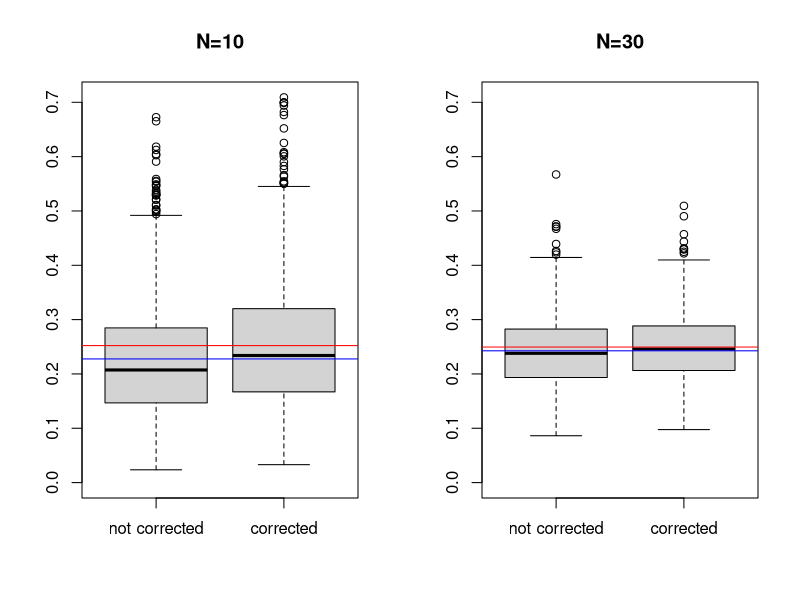
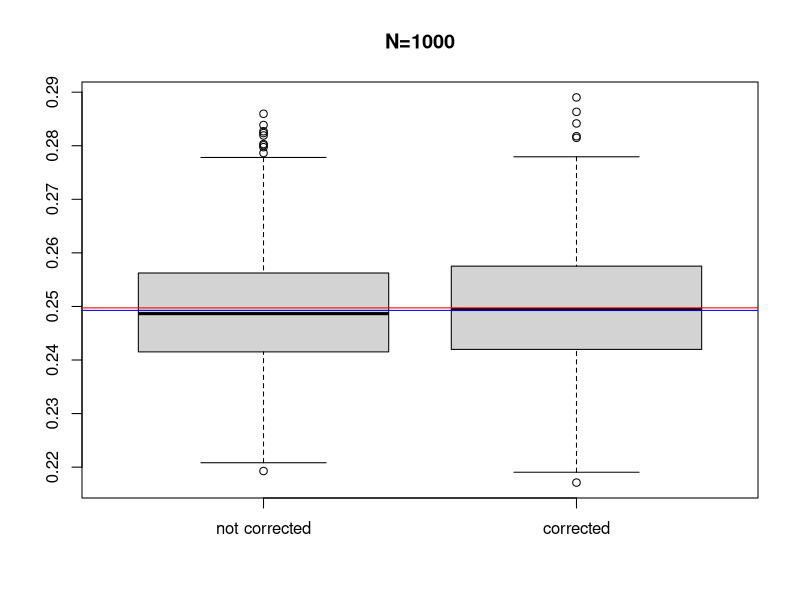
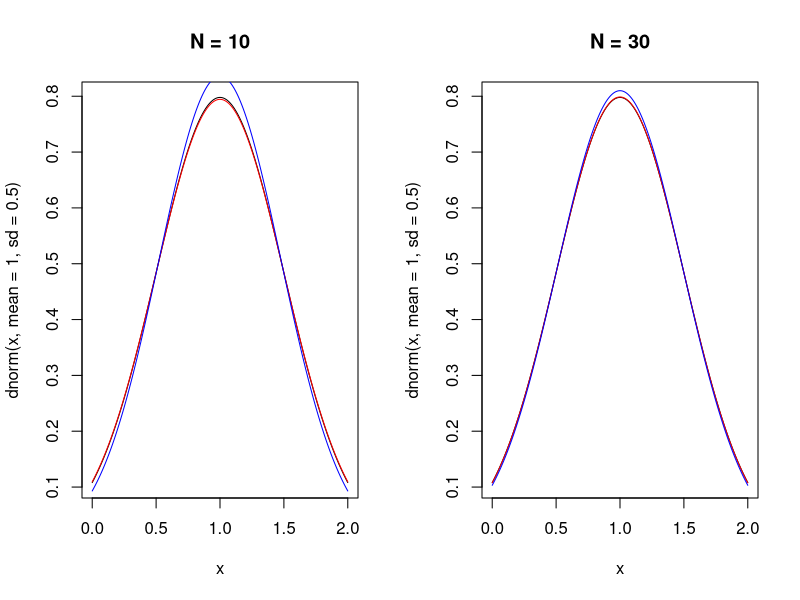
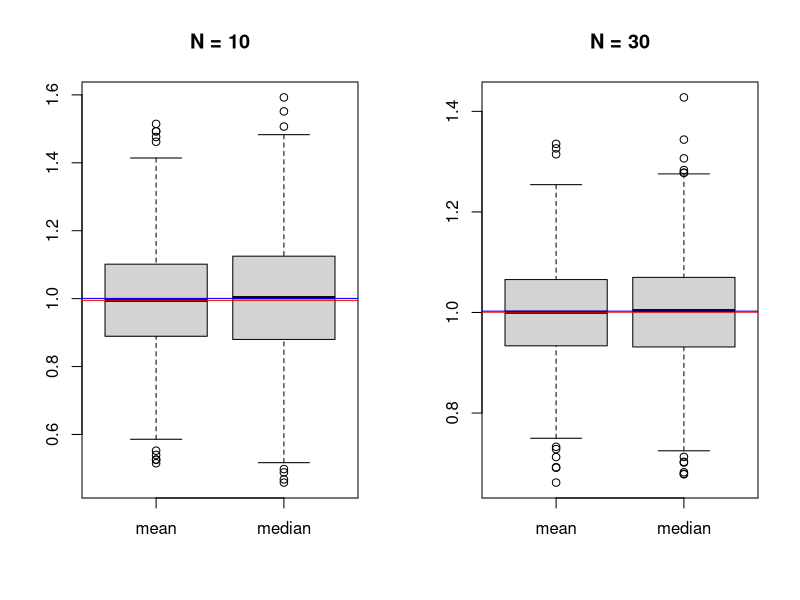
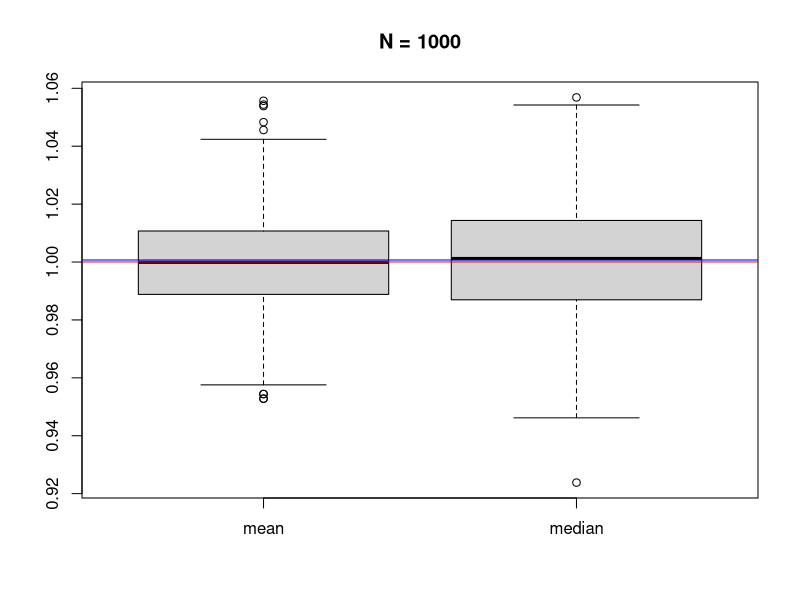

R code for these plots, in order:
#========================
# task 1
beginMoment <- function(data, r) {
  mean(data**r)
}

centralMoment <- function(data, r) {
  mean((data-mean(data))**r)
}

# not corrected variance
variance <- function(data) {centralMoment(data,2) }

# this function will generate k samples from normal distribution and calculate f1 and f2 functions for each sample
generate.f2 <- function(n, k, f1, f2, mean=1, sd=0.5) {
  sapply(1:k, FUN = function(k, n) {cbind(f1(rnorm(n, mean=mean, sd=sd)), f2(rnorm(n, mean=mean, sd=sd)))}, n=n)
}

# let's generate corrected and not corrected variances for samples from N(1, 0.5) with sample sizes 10, 30 and 1000
data.10 <- generate.f2(10, 1000, var, variance)
data.30 <- generate.f2(30, 1000, var, variance)
data.1000 <- generate.f2(1000, 1000, var, variance)

# let's see how sample size affects variance
op <- par(mfrow=c(1,2))
max.y <- max(data.10)

boxplot(cbind('not corrected'=data.10[2,], 'corrected'=data.10[1,]), ylim=c(0,max.y), main='N=10')
abline(h=mean(data.10[1,]), col='red')
abline(h=mean(data.10[2,]), col='blue')

boxplot(cbind('not corrected'=data.30[2,], 'corrected'=data.30[1,]), ylim=c(0,max.y), main='N=30')
abline(h=mean(data.30[1,]), col='red')
abline(h=mean(data.30[2,]), col='blue')
par(op)

boxplot(cbind('not corrected'=data.1000[2,], 'corrected'=data.1000[1,]), main='N=1000')
abline(h=mean(data.1000[1,]), col='red')
abline(h=mean(data.1000[2,]), col='blue')

# let's plot densities and see that our estimated params goes better as sample size increases
plot.dnorms <- function(data, n) {
  data.c <- data[1,]
  data.nc <- data[2,]
  x <- seq(0, 2, 0.01)
  plot(dnorm(x, mean=1, sd=0.5)~x, type='l', main=paste('N =', n))
  lines(dnorm(x, mean=1, sd=sqrt(mean(data.c)))~x, col='red')
  lines(dnorm(x, mean=1, sd=sqrt(mean(data.nc)))~x, col='blue')
}  

op <- par(mfrow=c(1,2))
plot.dnorms(data.10, '10')
plot.dnorms(data.30, '30')
#plot.dnorms(data.c, data.nc, '1000')
par(op)

#========================
# task 2

data.10 <- generate.f2(10, 1000, mean, median)
data.30 <- generate.f2(30, 1000, mean, median)
data.1000 <- generate.f2(1000, 1000, mean, median)

plot.boxplots <- function(data, n) {
  data.mean <- data[1,]
  data.median <- data[2,]
  boxplot(cbind('mean'=data.mean, 'median'=data.median), main=paste('N =', n))
  abline(h=mean(data.mean), col='red')
  abline(h=mean(data.median), col='blue')
}
op <- par(mfrow=c(1,2))
plot.boxplots(data.10, '10')
plot.boxplots(data.30, '30')
par(op)
plot.boxplots(data.1000, '1000')
